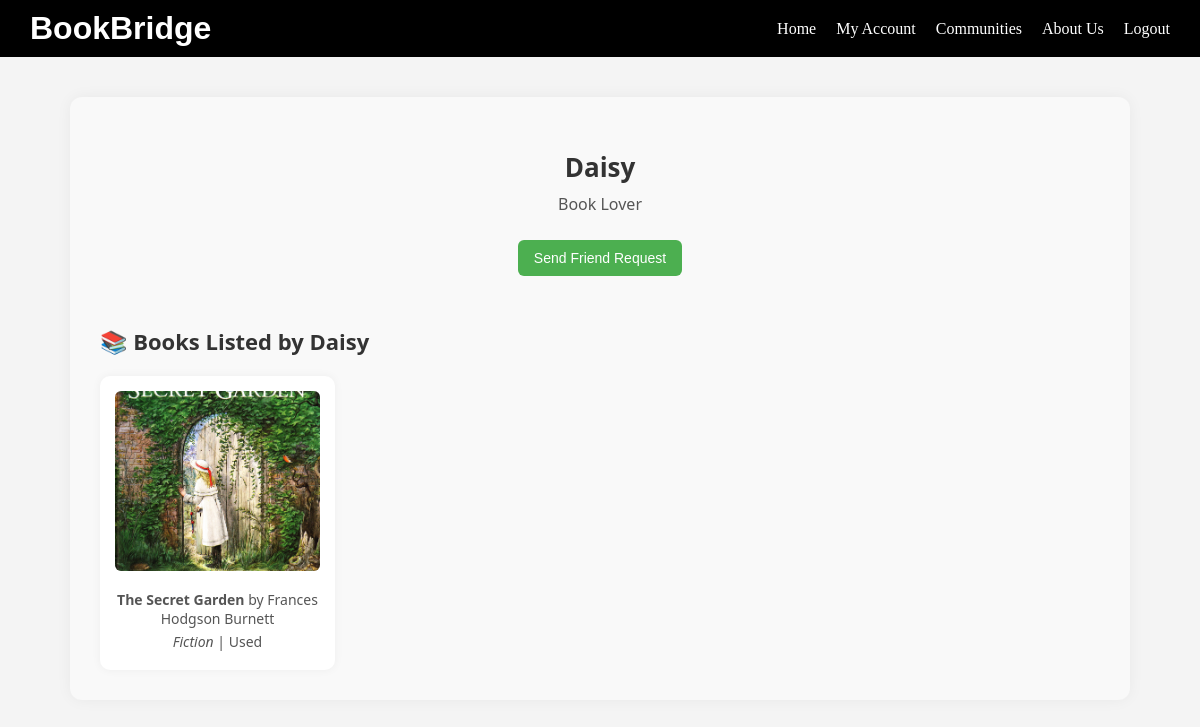
Page /profile/1 (signed in) on the committed database.
### tables this page shows
CREATE TABLE user_profiles (
            id INTEGER PRIMARY KEY AUTOINCREMENT,
            user_id INTEGER NOT NULL,
            username TEXT,
            profile_picture TEXT,
            bio TEXT,
            FOREIGN KEY (user_id) REFERENCES users(id)
        );

CREATE TABLE book_listings (
            id INTEGER PRIMARY KEY AUTOINCREMENT,
            user_id INTEGER NOT NULL,
            title TEXT NOT NULL,
            author TEXT NOT NULL,
            genre TEXT NOT NULL,
            condition TEXT NOT NULL,
            image_filename TEXT,
            FOREIGN KEY (user_id) REFERENCES users(id)
        );

### app/routes.py (the view)
@main.route("/profile/<int:user_id>")
def view_profile(user_id):
    conn = get_db_connection()
    user_profile = conn.execute(
        "SELECT * FROM user_profiles WHERE user_id = ?", (user_id,)
    ).fetchone()
    books = conn.execute(
        "SELECT * FROM book_listings WHERE user_id = ?", (user_id,)
    ).fetchall()
    conn.close()
    current_user_id = session.get("user_id")
    is_friend = check_if_friends(current_user_id, user_id)
    friend_request_sent = check_if_friend_request_received(current_user_id, user_id)
    request_pending = check_if_request_pending(current_user_id, user_id)
    return render_template(
        "profile.html",
        user_profile=user_profile,
        books=books,
        is_friend=is_friend,
        friend_request_sent=friend_request_sent,
        request_pending=request_pending,
    )

### app/models.py (called while the page is built)
def get_db_connection():
    conn = sqlite3.connect("app/database.db")
    conn.row_factory = sqlite3.Row  # allows column access by name
    return conn

### app/routes.py (called while the page is built)
def check_if_friends(current_user_id, user_id):
    conn = get_db_connection()
    friendship = conn.execute(
        """
        SELECT * FROM friend_requests
        WHERE (
            (sender_id = ? AND receiver_id = ?)
            OR (sender_id = ? AND receiver_id = ?)
        )
        AND status = 'accepted'
        """,
        (current_user_id, user_id, user_id, current_user_id),
    ).fetchone()
    conn.close()
    return friendship is not None

def check_if_friend_request_received(current_user, other_user):
    conn = get_db_connection()
    request = conn.execute(
        "SELECT * FROM friend_requests WHERE sender_id = ? AND receiver_id = ?",
        (other_user, current_user),
    ).fetchone()
    conn.close()
    return request is not None

def check_if_request_pending(current_user, other_user):
    conn = get_db_connection()
    request = conn.execute(
        "SELECT * FROM friend_requests WHERE sender_id = ? AND receiver_id = ?",
        (current_user, other_user),
    ).fetchone()
    conn.close()
    return request is not None

### app/templates/profile.html (shortened to what this page needs)
{% extends "base.html" %}
{% block styles %}
<link rel="stylesheet" href="{{ url_for('static', filename='css/profile.css') }}">
{% endblock %}
{% block content %}
<div class="profile-container">
    <div class="profile-header">
        <h2>{{ user_profile.username }}</h2>
        <p>{{ user_profile.bio }}</p>
        {% if session.get('user_id') != user_profile.user_id %}
            {% if is_friend %}
                <p>You are friends ✅</p>
            {% elif friend_request_sent %}
                <form method="POST" action="{{ url_for('main.decline_friend_request', user_id=user_profile.user_id) }}">
                    <button type="submit" class="btn-decline">Decline Request</button>
                </form>
            {% elif request_pending %}
                <p>Friend request sent ⏳</p>
            {% else %}
                <form method="POST" action="{{ url_for('main.send_friend_request', user_id=user_profile.user_id) }}">
                    <button type="submit" class="btn-friend">Send Friend Request</button>
                </form>
            {% endif %}
        {% endif %}
    </div>
    <div class="user-books">
        <h3>📚 Books Listed by {{ user_profile.username }}</h3>
        {% if books %}
            <div class="book-grid">
                {% for book in books %}
                    <div class="book-item">
                        {% if book.image_filename %}
                            <img src="{{ url_for('static', filename='uploads/' ~ book.image_filename) }}" alt="{{ book.title }}">
                        {% endif %}
                        <p><strong>{{ book.title }}</strong> by {{ book.author }}</p>
                        <p><em>{{ book.genre }}</em> | {{ book.condition }}</p>
                    </div>
                {% endfor %}
            </div>
        {% else %}
            <p>This user hasn't listed any books yet.</p>
        {% endif %}
    </div>
</div>
{% endblock %}

### app/static/css/base.css (style rules this page uses)
body { font-family: Arial, sans-serif; margin: 0; padding: 0; background: #f4f4f4; color: #333; }

### app/static/css/profile.css (style rules this page uses)
.profile-container { max-width: 1000px; margin: 40px auto; padding: 30px; background-color: #f9f9f9; border-radius: 12px; box-shadow: 0 0 15px rgba(0, 0, 0, 0.05); font-family: "Segoe UI", Tahoma, Geneva, Verdana, sans-serif; }
.profile-header { text-align: center; margin-bottom: 40px; }
.profile-header h2 { font-size: 26px; color: #333; margin-bottom: 8px; }
.profile-header p { font-size: 16px; color: #555; max-width: 600px; margin: 0 auto 15px; }
.btn-friend, .btn-decline { background-color: #4CAF50; color: white; border: none; padding: 10px 16px; font-size: 14px; border-radius: 6px; cursor: pointer; transition: background-color 0.3s; margin-top: 10px; }
.user-books { margin-top: 50px; }
.user-books h3 { font-size: 22px; color: #333; margin-bottom: 20px; }
.book-grid { display: grid; grid-template-columns: repeat(auto-fill, minmax(220px, 1fr)); gap: 20px; }
.book-item { background-color: #fff; padding: 15px; border-radius: 10px; text-align: center; box-shadow: 0 0 10px rgba(0, 0, 0, 0.05); transition: transform 0.2s ease; }
.book-item img { width: 100%; height: 180px; object-fit: cover; border-radius: 6px; margin-bottom: 10px; }
.book-item p { margin: 4px 0; color: #555; font-size: 14px; }

### rows in the picture
user_profiles: username "Daisy", bio "Book Lover"
book_listings: image_filename (picture), title "The Secret Garden", author "Frances Hodgson Burnett", genre "Fiction", condition "Used"
